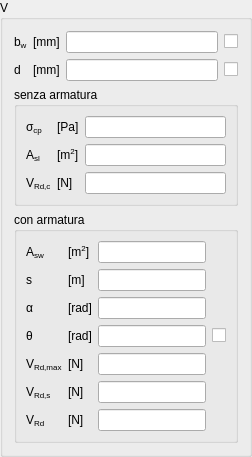
               <widget class="QGroupBox" name="VULSGroupBox">
                <property name="title">
                 <string>V</string>
                </property>
                <layout class="QGridLayout" name="gridLayout_19">
                 <item row="1" column="2">
                  <widget class="QLineEditValue" name="dVULSLEdit"/>
                 </item>
                 <item row="1" column="1">
                  <widget class="QLabelUnitMeasure" name="dVULSUMLabel">
                   <property name="text">
                    <string>[mm]</string>
                   </property>
                  </widget>
                 </item>
                 <item row="1" column="0">
                  <widget class="QLabelRichName" name="dVULSLabel">
                   <property name="text">
                    <string>d</string>
                   </property>
                  </widget>
                 </item>
                 <item row="1" column="3">
                  <widget class="QCheckBoxReadOnly" name="dVUlsCheckBox">
                   <property name="text">
                    <string/>
                   </property>
                  </widget>
                 </item>
                 <item row="0" column="0">
                  <widget class="QLabelRichName" name="bVULSLabel">
                   <property name="text">
                    <string>&lt;html&gt;&lt;head/&gt;&lt;body&gt;&lt;p&gt;b&lt;span style=&quot; vertical-align:sub;&quot;&gt;w&lt;/span&gt;&lt;/p&gt;&lt;/body&gt;&lt;/html&gt;</string>
                   </property>
                  </widget>
                 </item>
                 <item row="0" column="2">
                  <widget class="QLineEditValue" name="bVULSLEdit"/>
                 </item>
                 <item row="0" column="1">
                  <widget class="QLabelUnitMeasure" name="bVULSUMLabel">
                   <property name="text">
                    <string>[mm]</string>
                   </property>
                  </widget>
                 </item>
                 <item row="0" column="3">
                  <widget class="QCheckBoxReadOnly" name="bVUlsCheckBox">
                   <property name="text">
                    <string/>
                   </property>
                  </widget>
                 </item>
                 <item row="2" column="0" colspan="4">
                  <widget class="QGroupBox" name="WNoSteelWGroupBox">
                   <property name="title">
                    <string>senza armatura</string>
                   </property>
                   <layout class="QGridLayout" name="gridLayout_18">
                    <item row="2" column="0">
                     <widget class="QLabelRichName" name="ASLNoSteelVULSLabel">
                      <property name="text">
                       <string>&lt;html&gt;&lt;head/&gt;&lt;body&gt;&lt;p&gt;A&lt;span style=&quot; vertical-align:sub;&quot;&gt;sl&lt;/span&gt;&lt;/p&gt;&lt;/body&gt;&lt;/html&gt;</string>
                      </property>
                     </widget>
                    </item>
                    <item row="2" column="1">
                     <widget class="QLabelUnitMeasure" name="ASLNoSteelVULSUMLabel">
                      <property name="text">
                       <string>&lt;html&gt;&lt;head/&gt;&lt;body&gt;&lt;p&gt;[m&lt;span style=&quot; vertical-align:super;&quot;&gt;2&lt;/span&gt;]&lt;/p&gt;&lt;/body&gt;&lt;/html&gt;</string>
                      </property>
                     </widget>
                    </item>
                    <item row="3" column="0">
                     <widget class="QLabelRichName" name="VRdNoSteelVULSLabel">
                      <property name="text">
                       <string>&lt;html&gt;&lt;head/&gt;&lt;body&gt;&lt;p&gt;V&lt;span style=&quot; vertical-align:sub;&quot;&gt;Rd,c&lt;/span&gt;&lt;/p&gt;&lt;/body&gt;&lt;/html&gt;</string>
                      </property>
                     </widget>
                    </item>
                    <item row="3" column="1">
                     <widget class="QLabelUnitMeasure" name="VRdNoSteelVULSUMLabel">
                      <property name="text">
                       <string>[N]</string>
                      </property>
                     </widget>
                    </item>
                    <item row="3" column="2">
                     <widget class="QLineEditValue" name="VRdNoSteelVULSLEdit"/>
                    </item>
                    <item row="2" column="2">
                     <widget class="QLineEditValue" name="ASLNoSteelVULSLEdit"/>
                    </item>
                    <item row="0" column="0">
                     <widget class="QLabelRichName" name="sigmaCPNoSteelVULSLabel">
                      <property name="text">
                       <string>&lt;html&gt;&lt;head/&gt;&lt;body&gt;&lt;p&gt;σ&lt;span style=&quot; vertical-align:sub;&quot;&gt;cp&lt;/span&gt;&lt;/p&gt;&lt;/body&gt;&lt;/html&gt;</string>
                      </property>
                     </widget>
                    </item>
                    <item row="0" column="1">
                     <widget class="QLabelUnitMeasure" name="sigmaCPNoSteelVULSUMLabel">
                      <property name="text">
                       <string>&lt;html&gt;&lt;head/&gt;&lt;body&gt;&lt;p&gt;[Pa]&lt;/p&gt;&lt;/body&gt;&lt;/html&gt;</string>
                      </property>
                     </widget>
                    </item>
                    <item row="0" column="2">
                     <widget class="QLineEditValue" name="sigmaCPNoSteelVULSLEdit"/>
                    </item>
                   </layout>
                  </widget>
                 </item>
                 <item row="3" column="0" colspan="4">
                  <widget class="QGroupBox" name="WSteelWGroupBox">
                   <property name="title">
                    <string>con armatura</string>
                   </property>
                   <layout class="QGridLayout" name="gridLayout_20">
                    <item row="5" column="0">
                     <widget class="QLabelRichName" name="VRdSteelSteelVULSLabel">
                      <property name="text">
                       <string>&lt;html&gt;&lt;head/&gt;&lt;body&gt;&lt;p&gt;V&lt;span style=&quot; vertical-align:sub;&quot;&gt;Rd,s&lt;/span&gt;&lt;/p&gt;&lt;/body&gt;&lt;/html&gt;</string>
                      </property>
                     </widget>
                    </item>
                    <item row="6" column="2">
                     <widget class="QLineEditValue" name="VRdSteelVULSLEdit"/>
                    </item>
                    <item row="0" column="2">
                     <widget class="QLineEditValue" name="ASWSteelVULSLEdit"/>
                    </item>
                    <item row="6" column="0">
                     <widget class="QLabelRichName" name="VRdSteelVULSLabel">
                      <property name="text">
                       <string>&lt;html&gt;&lt;head/&gt;&lt;body&gt;&lt;p&gt;V&lt;span style=&quot; vertical-align:sub;&quot;&gt;Rd&lt;/span&gt;&lt;/p&gt;&lt;/body&gt;&lt;/html&gt;</string>
                      </property>
                     </widget>
                    </item>
                    <item row="1" column="1">
                     <widget class="QLabelUnitMeasure" name="sSteelVULSUMLabel">
                      <property name="text">
                       <string>&lt;html&gt;&lt;head/&gt;&lt;body&gt;&lt;p&gt;[m]&lt;/p&gt;&lt;/body&gt;&lt;/html&gt;</string>
                      </property>
                     </widget>
                    </item>
                    <item row="1" column="2">
                     <widget class="QLineEditValue" name="sSteelVULSLEdit"/>
                    </item>
                    <item row="3" column="1">
                     <widget class="QLabelUnitMeasure" name="thetaVULSUMLabel">
                      <property name="text">
                       <string>&lt;html&gt;&lt;head/&gt;&lt;body&gt;&lt;p&gt;[rad]&lt;/p&gt;&lt;/body&gt;&lt;/html&gt;</string>
                      </property>
                     </widget>
                    </item>
                    <item row="3" column="2">
                     <widget class="QLineEditValue" name="thetaVULSLEdit"/>
                    </item>
                    <item row="3" column="0">
                     <widget class="QLabelRichName" name="thetaVULSLabel">
                      <property name="text">
                       <string>&lt;html&gt;&lt;head/&gt;&lt;body&gt;&lt;p&gt;θ&lt;/p&gt;&lt;/body&gt;&lt;/html&gt;</string>
                      </property>
                     </widget>
                    </item>
                    <item row="3" column="3">
                     <widget class="QCheckBoxReadOnly" name="thetaVULSCheckBox">
                      <property name="text">
                       <string/>
                      </property>
                     </widget>
                    </item>
                    <item row="1" column="0">
                     <widget class="QLabelRichName" name="sSteelVULSLabel">
                      <property name="text">
                       <string>&lt;html&gt;&lt;head/&gt;&lt;body&gt;&lt;p&gt;s&lt;/p&gt;&lt;/body&gt;&lt;/html&gt;</string>
                      </property>
                     </widget>
                    </item>
                    <item row="0" column="0">
                     <widget class="QLabelRichName" name="ASWSteelVULSLabel">
                      <property name="text">
                       <string>&lt;html&gt;&lt;head/&gt;&lt;body&gt;&lt;p&gt;A&lt;span style=&quot; vertical-align:sub;&quot;&gt;sw&lt;/span&gt;&lt;/p&gt;&lt;/body&gt;&lt;/html&gt;</string>
                      </property>
                     </widget>
                    </item>
                    <item row="6" column="1">
                     <widget class="QLabelUnitMeasure" name="VRdSteelVULSUMLabel">
                      <property name="text">
                       <string>[N]</string>
                      </property>
                     </widget>
                    </item>
                    <item row="0" column="1">
                     <widget class="QLabelUnitMeasure" name="ASWSteelVULSUMLabel">
                      <property name="text">
                       <string>&lt;html&gt;&lt;head/&gt;&lt;body&gt;&lt;p&gt;[m&lt;span style=&quot; vertical-align:super;&quot;&gt;2&lt;/span&gt;]&lt;/p&gt;&lt;/body&gt;&lt;/html&gt;</string>
                      </property>
                     </widget>
                    </item>
                    <item row="2" column="2">
                     <widget class="QLineEditValue" name="alphaVULSLEdit"/>
                    </item>
                    <item row="2" column="0">
                     <widget class="QLabelRichName" name="alphaVULSLabel">
                      <property name="text">
                       <string>&lt;html&gt;&lt;head/&gt;&lt;body&gt;&lt;p&gt;α&lt;/p&gt;&lt;/body&gt;&lt;/html&gt;</string>
                      </property>
                     </widget>
                    </item>
                    <item row="2" column="1">
                     <widget class="QLabelUnitMeasure" name="alphaVULSUMLabel">
                      <property name="text">
                       <string>&lt;html&gt;&lt;head/&gt;&lt;body&gt;&lt;p&gt;[rad]&lt;/p&gt;&lt;/body&gt;&lt;/html&gt;</string>
                      </property>
                     </widget>
                    </item>
                    <item row="5" column="1">
                     <widget class="QLabelUnitMeasure" name="VRdSteelSteelVULSUMLabel">
                      <property name="text">
                       <string>[N]</string>
                      </property>
                     </widget>
                    </item>
                    <item row="5" column="2">
                     <widget class="QLineEditValue" name="VRdSteelSteelVULSLEdit"/>
                    </item>
                    <item row="4" column="0">
                     <widget class="QLabelRichName" name="VRdMaxSteelVULSLabel">
                      <property name="text">
                       <string>&lt;html&gt;&lt;head/&gt;&lt;body&gt;&lt;p&gt;V&lt;span style=&quot; vertical-align:sub;&quot;&gt;Rd,max&lt;/span&gt;&lt;/p&gt;&lt;/body&gt;&lt;/html&gt;</string>
                      </property>
                     </widget>
                    </item>
                    <item row="4" column="1">
                     <widget class="QLabelUnitMeasure" name="VRdMaxSteelVULSUMLabel">
                      <property name="text">
                       <string>[N]</string>
                      </property>
                     </widget>
                    </item>
                    <item row="4" column="2">
                     <widget class="QLineEditValue" name="VRdMaxSteelVULSLEdit"/>
                    </item>
                   </layout>
                  </widget>
                 </item>
                </layout>
               </widget>
